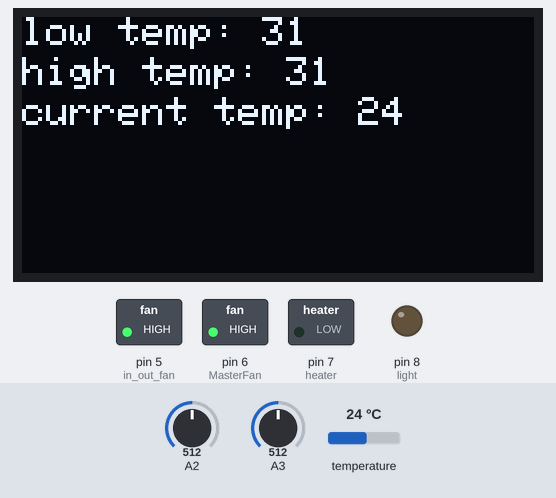
Recording of a sketch running on a simulated Arduino Uno, built with avr-gcc and run on an emulated ATmega328P. On the bench: 128×64 one-colour display, switched loads named in the sketch (green lamp = pin HIGH), output pins drawn as LEDs (lit = HIGH). The inputs (shaded band) are chosen by the test bench; at power-on: temperature 24 °C, A2 = 512, A3 = 512. Pins used as bus, display or sensor lines are not drawn.

Above: at 2.1 s.
2.2 s: temperature set to 31.4 °C
At 3.3 s:
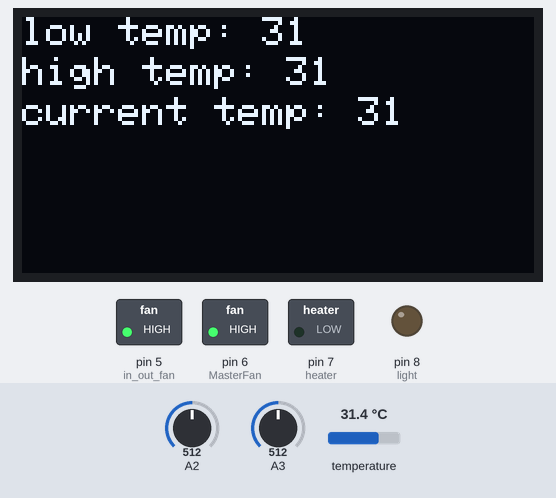
4.3 s: temperature set to 32.4 °C
At 5.9 s:
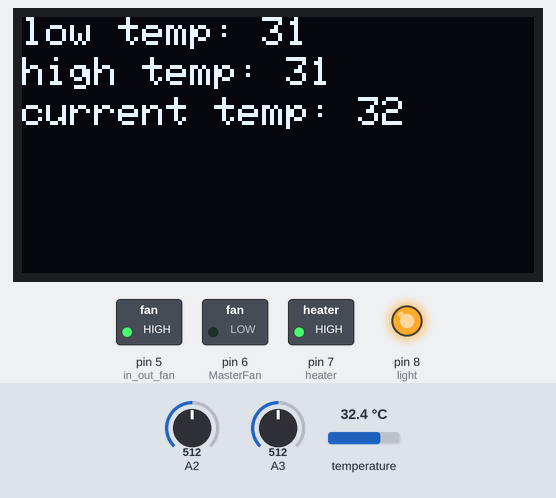
6.5 s: A2 set to 559
At 8.9 s:
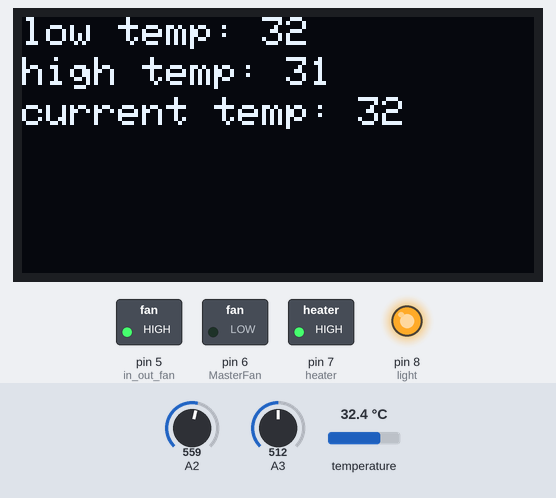
9.6 s: A2 set to 580
At 11.15 s:
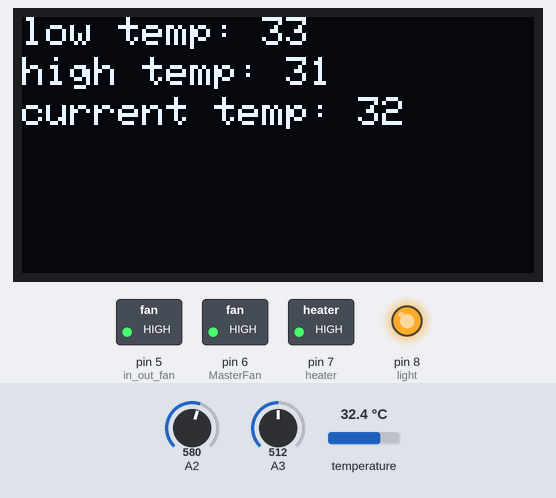
12.6 s: A3 set to 716
At 15.4 s:
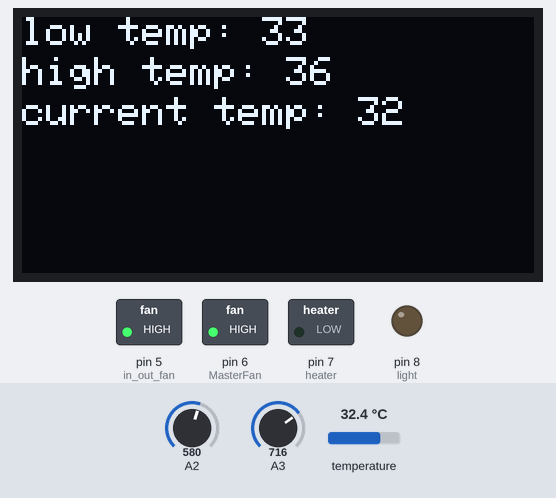
15.7 s: A3 set to 900
At 17.8 s:
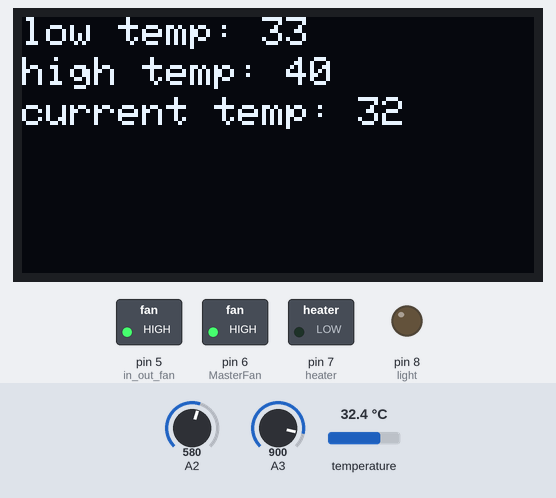
Timing chart, 0 to 19.0 s (numbered marks = the images above; inputs shaded):
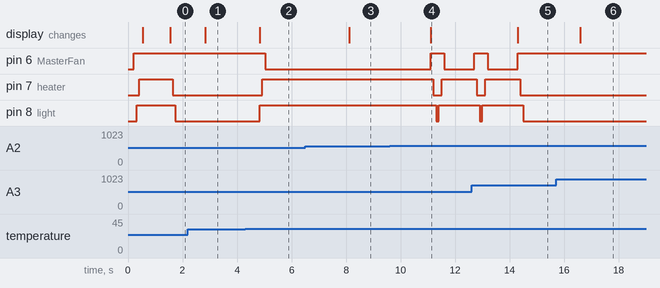

Measured:
- the behaviour switches between 31.9 and 32 °C on temperature (found by bisection; images 1 and 2)
- the behaviour switches between 571 and 572 on A2 (found by bisection; images 3 and 4)
- after the input at 2.2 s, the display: changes after 0.64 s (image 1)
- after the input at 4.3 s, pin 6 (MasterFan): HIGH → LOW after 0.73 s; pin 7 (heater): LOW → HIGH after 0.63 s; pin 8 (light): LOW → HIGH after 0.53 s; the display: changes after 0.53 s (image 2)
- after the input at 6.5 s, the display: changes after 1.6 s (image 3)
- after the input at 9.6 s, pin 6 (MasterFan): LOW → HIGH after 1.5 s, → LOW 0.50 s later; pin 7 (heater): HIGH → LOW after 1.6 s, → HIGH 0.30 s later; pin 8 (light): HIGH → LOW after 1.7 s, → HIGH 0.10 s later; the display: changes after 1.5 s (image 4)
- after the input at 12.6 s, pin 6 (MasterFan): goes on until 14.3 s, then stays HIGH; pin 7 (heater): goes on until 14.4 s, then stays LOW; pin 8 (light): goes on until 14.5 s, then stays LOW; the display: changes after 1.7 s (image 5)
- after the input at 15.7 s, the display: changes after 0.88 s (image 6)

The sketch:

comm_proj.ino
```cpp
#include <OneWire.h>
#include <DallasTemperature.h>
#include <SPI.h>
#include <Wire.h>
#include <Adafruit_GFX.h>
#include <Adafruit_SSD1306.h>

#define OLED_RESET 4
#define ONE_WIRE_BUS 2
#define MasterFan 6
#define in_out_fan 5
#define light 8
#define heater 7
#define reset 9

OneWire oneWire(ONE_WIRE_BUS);
Adafruit_SSD1306 display(OLED_RESET);
DallasTemperature sensors(&oneWire);

int pulse;
unsigned long interval=600000;
unsigned long previousMillis=0;
bool fan_running=false;
bool fan_state=true, heating=false, cooling=false;


void setup(void)
{
//gpio init
  pinMode(2, INPUT);
  pinMode(6, OUTPUT);
  pinMode(MasterFan, OUTPUT);
  pinMode(in_out_fan, OUTPUT);
  pinMode(light, OUTPUT);
  pinMode(heater, OUTPUT);
  pinMode(A2, INPUT);
  pinMode(A3, INPUT);
  pinMode(9, OUTPUT);

  //pulse begin
  digitalWrite(reset, LOW);
  delay(100);
  digitalWrite(reset, HIGH);
  delay(100);
  //pulse end
  Serial.begin(9600);
  sensors.begin();

  digitalWrite(MasterFan, HIGH);
  delay(100);
  digitalWrite(light, HIGH);
  delay(100);
  digitalWrite(heater, HIGH);
  delay(100);
  digitalWrite(in_out_fan, HIGH);

  //display init
  display.begin(SSD1306_SWITCHCAPVCC, 0x3C);
  display.clearDisplay();
}
void loop(void)
{
  //pulse begin
  digitalWrite(reset, LOW);
  delay(100);
  digitalWrite(reset, HIGH);
  delay(100);
  //pulse end
  unsigned long currentMillis = millis();

  display.setTextSize(1);
  display.setTextColor(WHITE);
  display.setCursor(0,0);
  if (!fan_running && (unsigned long)(currentMillis - previousMillis) >= interval) {
    previousMillis = currentMillis;
    fan_state=false;
    fan_running=true;
  }
  if (fan_running && (unsigned long)(currentMillis - previousMillis) >= 25000) {
    previousMillis = currentMillis;
    fan_state=true;
    fan_running=false;
  }
  digitalWrite(in_out_fan, fan_state);
  float low_temp_raw=analogRead(A2);
  float high_temp_raw=analogRead(A3);
  int low_temp = (low_temp_raw/44) + 20;
  int high_temp = (high_temp_raw/44) + 20;
  int new_temp;
  display.print("low temp: ");
  display.print(low_temp);
  display.setCursor(0,10);
  display.print("high temp: ") ;
  display.print(high_temp);
  sensors.requestTemperatures();
  float temp=sensors.getTempCByIndex(0);
  if (temp!=-127){
    new_temp=temp;}
  display.setCursor(0,20);
  display.print("current temp: ");
  display.print(new_temp);
  display.display();
  display.clearDisplay();
  if (heating==false && new_temp<low_temp){
    digitalWrite(MasterFan, HIGH);
    delay(100);
    digitalWrite(heater, LOW);
    delay(100);
    digitalWrite(light, LOW);
    delay(100);
    heating=true;
    cooling=false;
  }
  if (cooling==false && new_temp>high_temp){
    digitalWrite(light, HIGH);
    delay(100);
    digitalWrite(heater, HIGH);
    delay(100);
    digitalWrite(MasterFan, LOW);
    delay(100);
    heating=false;
    cooling=true;
  }
}
```
